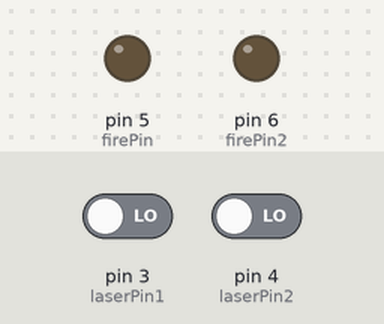
Recording of a sketch running on a simulated Arduino Uno, built with avr-gcc and run on an emulated ATmega328P. Shown: output pins drawn as LEDs (lit = HIGH). Dashed ring = blinking. The test bench sets the inputs (shaded band); at power-on: pin 3 (laserPin1) LOW, pin 4 (laserPin2) LOW.

Above: at 1.2 s.
1.3 s: pin 3 (laserPin1) driven HIGH
At 1.54 s:
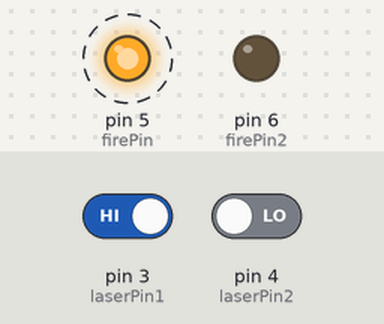
4.3 s: pin 4 (laserPin2) driven HIGH
At 4.69 s:
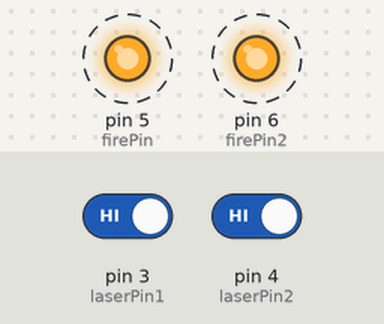
7.3 s: pin 4 (laserPin2) driven LOW
At 8.2 s:
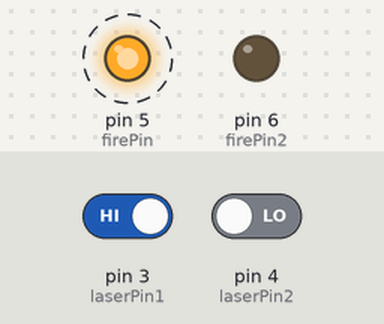
10.3 s: pin 3 (laserPin1) driven LOW
At 10.9 s:
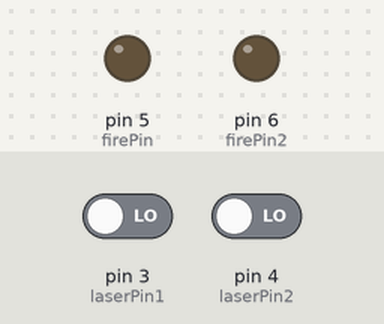
Timing chart, 0 to 13.0 s (numbered marks = the images above; inputs shaded):
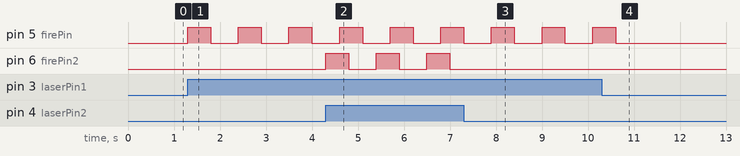

The sketch:

Laser_Gun_Control.ino
```cpp
#include <elapsedMillis.h>
#include <Arduino.h>

/**********************************/
const int laserPin1 = 3;
const int laserPin2 = 4;
const int firePin = 5;
const int firePin2= 6; //initialize pins on board
unsigned long laser1timer1;
unsigned long laser2timer1;
unsigned long laser1timer2;
unsigned long laser2timer2;
boolean lasera = false;
boolean laserb = false;
boolean laseradelay = false;
boolean laserbdelay = false;
/**********************************/
void setup()
{
  pinMode(laserPin1,INPUT);
  pinMode(laserPin2,INPUT);
  pinMode(firePin,OUTPUT);
  pinMode(firePin2,OUTPUT); //initialize input and output pins
}
/**********************************/
void loop()
{
if(lasera == false && digitalRead(laserPin1) ==HIGH ) //check timer when laser is fired
  {
    digitalWrite(firePin,HIGH);
    laser1timer1 = millis();
    laser1timer2 = millis();
    lasera = true;
    laseradelay = false; //fire laser and start cooldowns
  }
if(laserb == false && digitalRead(laserPin2) ==HIGH)
  {
    digitalWrite(firePin2,HIGH);
    laser2timer1 = millis();
    laser2timer2 = millis();
    laserb = true;
    laserbdelay = false;
  }
if (lasera == true && laseradelay == false && millis()-laser1timer1 >= 500UL)
  {
    digitalWrite(firePin, LOW);
    laser1timer2 = millis();
    laseradelay = true; //force laser delay before next fire
  }
if (laserb == true && laserbdelay == false && millis()-laser2timer1 >= 500UL )
  {
    digitalWrite(firePin2, LOW);
    laser2timer2 = millis();
    laserbdelay = true;
  }
if (lasera == true && millis()-laser1timer2 >= 600UL ) //set time for cooldown
  {
    lasera = false;
  }
if (laserb == true && millis()-laser2timer2 >= 600UL )
  {
    laserb = false;
  }
}
/************************************/
```

Measured:
- after the input at 1.3 s, pin 5 (firePin): alternates HIGH for 0.50 s and LOW for 0.60 s, starting at once
- after the input at 4.3 s, pin 6 (firePin2): alternates HIGH for 0.50 s and LOW for 0.60 s, starting at once
- after the input at 7.3 s, pin 6 (firePin2): stops changing and stays LOW
- after the input at 10.3 s, pin 5 (firePin): goes on until 10.6 s, then stays LOW
